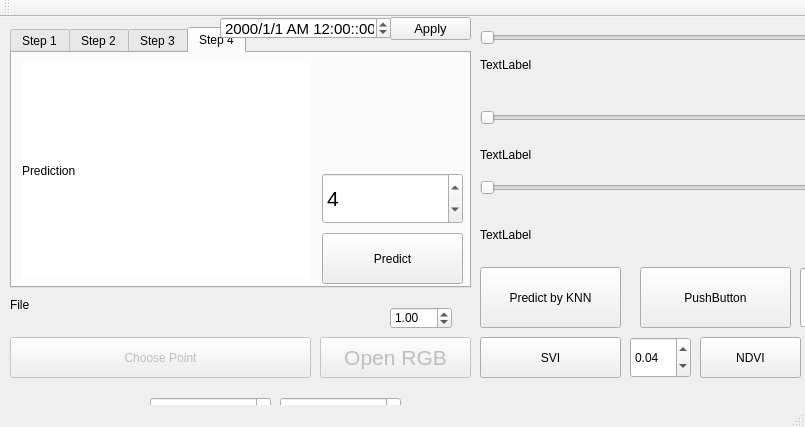
<?xml version="1.0" encoding="UTF-8"?>
<ui version="4.0">
 <class>MainWindow</class>
 <widget class="QMainWindow" name="MainWindow">
  <property name="geometry">
   <rect>
    <x>0</x>
    <y>0</y>
    <width>805</width>
    <height>427</height>
   </rect>
  </property>
  <property name="windowTitle">
   <string>MainWindow</string>
  </property>
  <widget class="QWidget" name="centralWidget">
   <widget class="QTabWidget" name="tabWidget">
    <property name="geometry">
     <rect>
      <x>10</x>
      <y>10</y>
      <width>461</width>
      <height>261</height>
     </rect>
    </property>
    <property name="currentIndex">
     <number>3</number>
    </property>
    <widget class="QWidget" name="tab">
     <attribute name="title">
      <string>Step 1</string>
     </attribute>
     <widget class="QLabel" name="RefLabel">
      <property name="geometry">
       <rect>
        <x>10</x>
        <y>10</y>
        <width>288</width>
        <height>216</height>
       </rect>
      </property>
      <property name="styleSheet">
       <string notr="true">background-color: rgb(255, 255, 255);</string>
      </property>
      <property name="text">
       <string>Reference</string>
      </property>
     </widget>
     <widget class="QSpinBox" name="spinBoxRef">
      <property name="geometry">
       <rect>
        <x>310</x>
        <y>10</y>
        <width>141</width>
        <height>41</height>
       </rect>
      </property>
      <property name="font">
       <font>
        <pointsize>20</pointsize>
       </font>
      </property>
      <property name="maximum">
       <number>3</number>
      </property>
     </widget>
     <widget class="QPushButton" name="CaptureRefButton">
      <property name="geometry">
       <rect>
        <x>310</x>
        <y>180</y>
        <width>141</width>
        <height>51</height>
       </rect>
      </property>
      <property name="text">
       <string>Capture Reference</string>
      </property>
     </widget>
     <widget class="QPushButton" name="LoadRefButton">
      <property name="enabled">
       <bool>false</bool>
      </property>
      <property name="geometry">
       <rect>
        <x>310</x>
        <y>120</y>
        <width>141</width>
        <height>51</height>
       </rect>
      </property>
      <property name="text">
       <string>Load Reference</string>
      </property>
     </widget>
     <widget class="QLabel" name="label">
      <property name="geometry">
       <rect>
        <x>316</x>
        <y>60</y>
        <width>131</width>
        <height>20</height>
       </rect>
      </property>
      <property name="text">
       <string>Time</string>
      </property>
     </widget>
     <widget class="QPushButton" name="LoadWRefButton">
      <property name="geometry">
       <rect>
        <x>310</x>
        <y>80</y>
        <width>141</width>
        <height>31</height>
       </rect>
      </property>
      <property name="text">
       <string>Load White Ref</string>
      </property>
     </widget>
    </widget>
    <widget class="QWidget" name="tab_2">
     <attribute name="title">
      <string>Step 2</string>
     </attribute>
     <widget class="QLabel" name="PicLabel">
      <property name="geometry">
       <rect>
        <x>10</x>
        <y>10</y>
        <width>288</width>
        <height>216</height>
       </rect>
      </property>
      <property name="styleSheet">
       <string notr="true">background-color: rgb(255, 255, 255);</string>
      </property>
      <property name="text">
       <string>Sample Pictures</string>
      </property>
     </widget>
     <widget class="QPushButton" name="CapturePicButton">
      <property name="geometry">
       <rect>
        <x>310</x>
        <y>160</y>
        <width>141</width>
        <height>71</height>
       </rect>
      </property>
      <property name="text">
       <string>Capture Pictures</string>
      </property>
     </widget>
     <widget class="QSpinBox" name="spinBoxPic">
      <property name="geometry">
       <rect>
        <x>310</x>
        <y>10</y>
        <width>141</width>
        <height>41</height>
       </rect>
      </property>
      <property name="font">
       <font>
        <pointsize>20</pointsize>
       </font>
      </property>
      <property name="maximum">
       <number>3</number>
      </property>
     </widget>
     <widget class="QPushButton" name="LoadPicButton">
      <property name="enabled">
       <bool>false</bool>
      </property>
      <property name="geometry">
       <rect>
        <x>310</x>
        <y>102</y>
        <width>141</width>
        <height>51</height>
       </rect>
      </property>
      <property name="text">
       <string>Load Pictures</string>
      </property>
     </widget>
    </widget>
    <widget class="QWidget" name="tab_4">
     <attribute name="title">
      <string>Step 3</string>
     </attribute>
     <widget class="QLabel" name="CutLabel">
      <property name="geometry">
       <rect>
        <x>10</x>
        <y>10</y>
        <width>288</width>
        <height>216</height>
       </rect>
      </property>
      <property name="styleSheet">
       <string notr="true">background-color: rgb(255, 255, 255);</string>
      </property>
      <property name="text">
       <string>Leaf Mask</string>
      </property>
     </widget>
     <widget class="QPushButton" name="CutButton">
      <property name="enabled">
       <bool>false</bool>
      </property>
      <property name="geometry">
       <rect>
        <x>310</x>
        <y>130</y>
        <width>141</width>
        <height>51</height>
       </rect>
      </property>
      <property name="text">
       <string>Cut</string>
      </property>
     </widget>
     <widget class="QSlider" name="ThresholdSlider1">
      <property name="enabled">
       <bool>false</bool>
      </property>
      <property name="geometry">
       <rect>
        <x>310</x>
        <y>40</y>
        <width>101</width>
        <height>19</height>
       </rect>
      </property>
      <property name="maximum">
       <number>255</number>
      </property>
      <property name="value">
       <number>91</number>
      </property>
      <property name="orientation">
       <enum>Qt::Horizontal</enum>
      </property>
     </widget>
     <widget class="QSpinBox" name="spinBox">
      <property name="geometry">
       <rect>
        <x>410</x>
        <y>40</y>
        <width>42</width>
        <height>22</height>
       </rect>
      </property>
      <property name="maximum">
       <number>255</number>
      </property>
      <property name="value">
       <number>91</number>
      </property>
     </widget>
     <widget class="QSlider" name="ThresholdSlider2">
      <property name="enabled">
       <bool>false</bool>
      </property>
      <property name="geometry">
       <rect>
        <x>310</x>
        <y>100</y>
        <width>101</width>
        <height>19</height>
       </rect>
      </property>
      <property name="maximum">
       <number>255</number>
      </property>
      <property name="value">
       <number>126</number>
      </property>
      <property name="orientation">
       <enum>Qt::Horizontal</enum>
      </property>
     </widget>
     <widget class="QSpinBox" name="spinBox_2">
      <property name="geometry">
       <rect>
        <x>410</x>
        <y>100</y>
        <width>42</width>
        <height>22</height>
       </rect>
      </property>
      <property name="maximum">
       <number>255</number>
      </property>
      <property name="value">
       <number>126</number>
      </property>
     </widget>
     <widget class="QSpinBox" name="spinBoxT1">
      <property name="geometry">
       <rect>
        <x>310</x>
        <y>10</y>
        <width>51</width>
        <height>22</height>
       </rect>
      </property>
      <property name="maximum">
       <number>3</number>
      </property>
     </widget>
     <widget class="QSpinBox" name="spinBoxT2">
      <property name="geometry">
       <rect>
        <x>310</x>
        <y>70</y>
        <width>51</width>
        <height>22</height>
       </rect>
      </property>
      <property name="maximum">
       <number>3</number>
      </property>
      <property name="value">
       <number>2</number>
      </property>
     </widget>
     <widget class="QPushButton" name="TestButtom">
      <property name="geometry">
       <rect>
        <x>310</x>
        <y>190</y>
        <width>141</width>
        <height>41</height>
       </rect>
      </property>
      <property name="text">
       <string>Test</string>
      </property>
     </widget>
    </widget>
    <widget class="QWidget" name="tab_3">
     <attribute name="title">
      <string>Step 4</string>
     </attribute>
     <widget class="QLabel" name="FalseColorLabel">
      <property name="geometry">
       <rect>
        <x>10</x>
        <y>10</y>
        <width>288</width>
        <height>216</height>
       </rect>
      </property>
      <property name="styleSheet">
       <string notr="true">background-color: rgb(255, 255, 255);</string>
      </property>
      <property name="text">
       <string>Prediction</string>
      </property>
     </widget>
     <widget class="QPushButton" name="PredictButton">
      <property name="geometry">
       <rect>
        <x>310</x>
        <y>180</y>
        <width>141</width>
        <height>51</height>
       </rect>
      </property>
      <property name="text">
       <string>Predict</string>
      </property>
     </widget>
     <widget class="QSpinBox" name="FeaturesSpinBox">
      <property name="geometry">
       <rect>
        <x>310</x>
        <y>120</y>
        <width>141</width>
        <height>51</height>
       </rect>
      </property>
      <property name="font">
       <font>
        <pointsize>16</pointsize>
       </font>
      </property>
      <property name="maximum">
       <number>20</number>
      </property>
      <property name="value">
       <number>4</number>
      </property>
     </widget>
    </widget>
   </widget>
   <widget class="QDateTimeEdit" name="dateTimeEdit">
    <property name="geometry">
     <rect>
      <x>220</x>
      <y>0</y>
      <width>171</width>
      <height>22</height>
     </rect>
    </property>
    <property name="font">
     <font>
      <pointsize>11</pointsize>
     </font>
    </property>
    <property name="displayFormat">
     <string>yyyy/M/d AP hh:mm::ss</string>
    </property>
   </widget>
   <widget class="QPushButton" name="ApplyButton">
    <property name="geometry">
     <rect>
      <x>390</x>
      <y>0</y>
      <width>81</width>
      <height>23</height>
     </rect>
    </property>
    <property name="font">
     <font>
      <pointsize>10</pointsize>
     </font>
    </property>
    <property name="text">
     <string>Apply</string>
    </property>
   </widget>
   <widget class="QPushButton" name="ChooseButton">
    <property name="enabled">
     <bool>false</bool>
    </property>
    <property name="geometry">
     <rect>
      <x>10</x>
      <y>320</y>
      <width>301</width>
      <height>41</height>
     </rect>
    </property>
    <property name="text">
     <string>Choose Point</string>
    </property>
   </widget>
   <widget class="QPushButton" name="pushButton">
    <property name="geometry">
     <rect>
      <x>50</x>
      <y>390</y>
      <width>75</width>
      <height>23</height>
     </rect>
    </property>
    <property name="text">
     <string>PushButton</string>
    </property>
   </widget>
   <widget class="QPushButton" name="RGBButtom">
    <property name="enabled">
     <bool>false</bool>
    </property>
    <property name="geometry">
     <rect>
      <x>320</x>
      <y>320</y>
      <width>151</width>
      <height>41</height>
     </rect>
    </property>
    <property name="font">
     <font>
      <pointsize>16</pointsize>
     </font>
    </property>
    <property name="text">
     <string>Open RGB</string>
    </property>
   </widget>
   <widget class="QPushButton" name="KnnPredictButtom">
    <property name="geometry">
     <rect>
      <x>480</x>
      <y>250</y>
      <width>141</width>
      <height>61</height>
     </rect>
    </property>
    <property name="text">
     <string>Predict by KNN</string>
    </property>
   </widget>
   <widget class="QLabel" name="FileName">
    <property name="geometry">
     <rect>
      <x>10</x>
      <y>280</y>
      <width>461</width>
      <height>16</height>
     </rect>
    </property>
    <property name="text">
     <string>File</string>
    </property>
   </widget>
   <widget class="QSpinBox" name="xSpinBox">
    <property name="geometry">
     <rect>
      <x>150</x>
      <y>380</y>
      <width>121</width>
      <height>51</height>
     </rect>
    </property>
    <property name="font">
     <font>
      <pointsize>30</pointsize>
     </font>
    </property>
    <property name="minimum">
     <number>-10</number>
    </property>
    <property name="maximum">
     <number>10</number>
    </property>
   </widget>
   <widget class="QSpinBox" name="ySpinBox">
    <property name="geometry">
     <rect>
      <x>280</x>
      <y>380</y>
      <width>121</width>
      <height>51</height>
     </rect>
    </property>
    <property name="font">
     <font>
      <pointsize>30</pointsize>
     </font>
    </property>
    <property name="minimum">
     <number>-10</number>
    </property>
    <property name="maximum">
     <number>10</number>
    </property>
   </widget>
   <widget class="QSlider" name="upSlider">
    <property name="geometry">
     <rect>
      <x>480</x>
      <y>10</y>
      <width>431</width>
      <height>22</height>
     </rect>
    </property>
    <property name="maximum">
     <number>15000</number>
    </property>
    <property name="orientation">
     <enum>Qt::Horizontal</enum>
    </property>
   </widget>
   <widget class="QSlider" name="downSlider">
    <property name="geometry">
     <rect>
      <x>480</x>
      <y>90</y>
      <width>431</width>
      <height>22</height>
     </rect>
    </property>
    <property name="maximum">
     <number>15000</number>
    </property>
    <property name="orientation">
     <enum>Qt::Horizontal</enum>
    </property>
   </widget>
   <widget class="QLabel" name="up_label">
    <property name="geometry">
     <rect>
      <x>480</x>
      <y>40</y>
      <width>51</width>
      <height>16</height>
     </rect>
    </property>
    <property name="text">
     <string>TextLabel</string>
    </property>
   </widget>
   <widget class="QLabel" name="down_label">
    <property name="geometry">
     <rect>
      <x>480</x>
      <y>130</y>
      <width>71</width>
      <height>16</height>
     </rect>
    </property>
    <property name="text">
     <string>TextLabel</string>
    </property>
   </widget>
   <widget class="QSlider" name="Slider750">
    <property name="geometry">
     <rect>
      <x>480</x>
      <y>160</y>
      <width>431</width>
      <height>22</height>
     </rect>
    </property>
    <property name="maximum">
     <number>255</number>
    </property>
    <property name="orientation">
     <enum>Qt::Horizontal</enum>
    </property>
   </widget>
   <widget class="QLabel" name="label_750">
    <property name="geometry">
     <rect>
      <x>480</x>
      <y>210</y>
      <width>61</width>
      <height>16</height>
     </rect>
    </property>
    <property name="text">
     <string>TextLabel</string>
    </property>
   </widget>
   <widget class="QPushButton" name="SVI_Button">
    <property name="geometry">
     <rect>
      <x>480</x>
      <y>320</y>
      <width>141</width>
      <height>41</height>
     </rect>
    </property>
    <property name="text">
     <string>SVI</string>
    </property>
   </widget>
   <widget class="QDoubleSpinBox" name="doubleSpinBox">
    <property name="geometry">
     <rect>
      <x>630</x>
      <y>320</y>
      <width>61</width>
      <height>41</height>
     </rect>
    </property>
    <property name="maximum">
     <double>255.000000000000000</double>
    </property>
    <property name="singleStep">
     <double>0.010000000000000</double>
    </property>
    <property name="value">
     <double>0.040000000000000</double>
    </property>
   </widget>
   <widget class="QPushButton" name="NDVIButton">
    <property name="geometry">
     <rect>
      <x>700</x>
      <y>320</y>
      <width>101</width>
      <height>41</height>
     </rect>
    </property>
    <property name="text">
     <string>NDVI</string>
    </property>
   </widget>
   <widget class="QDoubleSpinBox" name="NDVIdoubleSpinBox">
    <property name="geometry">
     <rect>
      <x>810</x>
      <y>320</y>
      <width>71</width>
      <height>41</height>
     </rect>
    </property>
    <property name="maximum">
     <double>1.000000000000000</double>
    </property>
    <property name="value">
     <double>0.900000000000000</double>
    </property>
   </widget>
   <widget class="QPushButton" name="Multi_Buttom">
    <property name="geometry">
     <rect>
      <x>640</x>
      <y>250</y>
      <width>151</width>
      <height>61</height>
     </rect>
    </property>
    <property name="toolTipDuration">
     <number>6</number>
    </property>
    <property name="text">
     <string>PushButton</string>
    </property>
   </widget>
   <widget class="QDoubleSpinBox" name="MultidoubleSpinBox_2">
    <property name="geometry">
     <rect>
      <x>800</x>
      <y>250</y>
      <width>101</width>
      <height>61</height>
     </rect>
    </property>
    <property name="maximum">
     <double>255.000000000000000</double>
    </property>
   </widget>
   <widget class="QDoubleSpinBox" name="doubleSpinBox_Threshold">
    <property name="geometry">
     <rect>
      <x>390</x>
      <y>290</y>
      <width>62</width>
      <height>22</height>
     </rect>
    </property>
    <property name="maximum">
     <double>255.000000000000000</double>
    </property>
    <property name="value">
     <double>1.000000000000000</double>
    </property>
   </widget>
   <widget class="QDoubleSpinBox" name="TCutdoubleSpinBox1">
    <property name="geometry">
     <rect>
      <x>910</x>
      <y>260</y>
      <width>62</width>
      <height>22</height>
     </rect>
    </property>
    <property name="maximum">
     <double>255.000000000000000</double>
    </property>
    <property name="value">
     <double>110.000000000000000</double>
    </property>
   </widget>
   <widget class="QDoubleSpinBox" name="TCutdoubleSpinBox2">
    <property name="geometry">
     <rect>
      <x>1000</x>
      <y>260</y>
      <width>62</width>
      <height>22</height>
     </rect>
    </property>
    <property name="maximum">
     <double>255.000000000000000</double>
    </property>
    <property name="value">
     <double>40.000000000000000</double>
    </property>
   </widget>
   <widget class="QDoubleSpinBox" name="TCutdoubleSpinBox3">
    <property name="geometry">
     <rect>
      <x>910</x>
      <y>320</y>
      <width>62</width>
      <height>22</height>
     </rect>
    </property>
    <property name="maximum">
     <double>255.000000000000000</double>
    </property>
    <property name="value">
     <double>130.000000000000000</double>
    </property>
   </widget>
   <widget class="QDoubleSpinBox" name="TCutdoubleSpinBox4">
    <property name="geometry">
     <rect>
      <x>1000</x>
      <y>320</y>
      <width>62</width>
      <height>22</height>
     </rect>
    </property>
    <property name="maximum">
     <double>255.000000000000000</double>
    </property>
    <property name="value">
     <double>140.000000000000000</double>
    </property>
   </widget>
   <widget class="QDoubleSpinBox" name="k2SpinBox">
    <property name="geometry">
     <rect>
      <x>850</x>
      <y>210</y>
      <width>62</width>
      <height>22</height>
     </rect>
    </property>
    <property name="maximum">
     <double>255.000000000000000</double>
    </property>
    <property name="singleStep">
     <double>0.100000000000000</double>
    </property>
    <property name="value">
     <double>0.700000000000000</double>
    </property>
   </widget>
  </widget>
  <widget class="QMenuBar" name="menuBar">
   <property name="geometry">
    <rect>
     <x>0</x>
     <y>0</y>
     <width>805</width>
     <height>21</height>
    </rect>
   </property>
  </widget>
  <widget class="QToolBar" name="mainToolBar">
   <attribute name="toolBarArea">
    <enum>TopToolBarArea</enum>
   </attribute>
   <attribute name="toolBarBreak">
    <bool>false</bool>
   </attribute>
  </widget>
  <widget class="QStatusBar" name="statusBar"/>
 </widget>
 <layoutdefault spacing="6" margin="11"/>
 <resources/>
 <connections/>
</ui>
